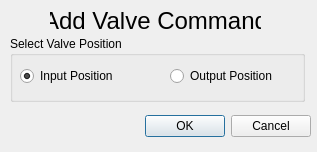
<?xml version="1.0" encoding="UTF-8"?>
<ui version="4.0">
 <class>Dialog</class>
 <widget class="QDialog" name="Dialog">
  <property name="geometry">
   <rect>
    <x>0</x>
    <y>0</y>
    <width>317</width>
    <height>152</height>
   </rect>
  </property>
  <property name="windowTitle">
   <string>Add Valve Command</string>
  </property>
  <widget class="QDialogButtonBox" name="buttonBox">
   <property name="geometry">
    <rect>
     <x>10</x>
     <y>110</y>
     <width>301</width>
     <height>32</height>
    </rect>
   </property>
   <property name="orientation">
    <enum>Qt::Horizontal</enum>
   </property>
   <property name="standardButtons">
    <set>QDialogButtonBox::Cancel|QDialogButtonBox::Ok</set>
   </property>
  </widget>
  <widget class="QLabel" name="command_string">
   <property name="geometry">
    <rect>
     <x>50</x>
     <y>10</y>
     <width>211</width>
     <height>21</height>
    </rect>
   </property>
   <property name="font">
    <font>
     <pointsize>18</pointsize>
    </font>
   </property>
   <property name="text">
    <string>Add Valve Command</string>
   </property>
   <property name="alignment">
    <set>Qt::AlignCenter</set>
   </property>
  </widget>
  <widget class="QGroupBox" name="groupBox">
   <property name="geometry">
    <rect>
     <x>10</x>
     <y>36</y>
     <width>295</width>
     <height>66</height>
    </rect>
   </property>
   <property name="title">
    <string>Select Valve Position</string>
   </property>
   <widget class="QRadioButton" name="input_position">
    <property name="geometry">
     <rect>
      <x>10</x>
      <y>30</y>
      <width>111</width>
      <height>20</height>
     </rect>
    </property>
    <property name="text">
     <string>Input Position</string>
    </property>
    <property name="checked">
     <bool>true</bool>
    </property>
   </widget>
   <widget class="QRadioButton" name="output_position">
    <property name="geometry">
     <rect>
      <x>160</x>
      <y>30</y>
      <width>121</width>
      <height>20</height>
     </rect>
    </property>
    <property name="text">
     <string>Output Position</string>
    </property>
   </widget>
  </widget>
 </widget>
 <resources/>
 <connections>
  <connection>
   <sender>buttonBox</sender>
   <signal>accepted()</signal>
   <receiver>Dialog</receiver>
   <slot>accept()</slot>
   <hints>
    <hint type="sourcelabel">
     <x>248</x>
     <y>254</y>
    </hint>
    <hint type="destinationlabel">
     <x>157</x>
     <y>274</y>
    </hint>
   </hints>
  </connection>
  <connection>
   <sender>buttonBox</sender>
   <signal>rejected()</signal>
   <receiver>Dialog</receiver>
   <slot>reject()</slot>
   <hints>
    <hint type="sourcelabel">
     <x>316</x>
     <y>260</y>
    </hint>
    <hint type="destinationlabel">
     <x>286</x>
     <y>274</y>
    </hint>
   </hints>
  </connection>
 </connections>
</ui>
